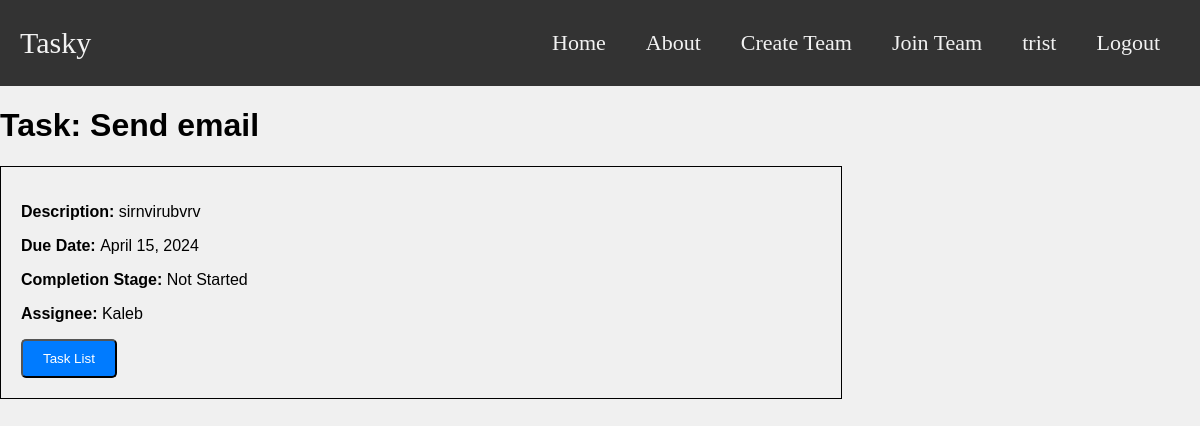
/tasks/1/ (signed in), run on the app's committed database.
### task_manager_app/models.py (models this page shows, shortened)
class Task(models.Model):
    title = models.CharField(max_length=200, blank=False)
    description = models.TextField(max_length=200, blank=False)
    due_date = models.DateField(blank=False)
    completion_stage = models.CharField(max_length=200, choices=[('Not Started', 'Not Started'),
                                                                 ('Working On', 'Working On'),
                                                                 ('Completed', 'Completed')], blank=True)
    email_sent = models.BooleanField(blank=True, default=False)
    '''
        One-to-Many Relationship
        Each Task has a ForeignKey relationship with TeamMember
        to represent the team member assigned to that task
    '''
    assignee = models.ForeignKey(TeamMember, on_delete=models.SET_NULL, null=True, related_name='tasks')

class TeamMember(models.Model):
    name = models.CharField(max_length=200)
    team = models.ForeignKey(Team, on_delete=models.CASCADE, related_name='members')
    user = models.OneToOneField(User, null=True, on_delete=models.CASCADE)
    def __str__(self):
        return self.name

### task_manager_app/views.py (the view)
# urls.py: path('tasks/<int:pk>/', views.TaskDetailView.as_view(), name = 'task-detail'),
class TaskDetailView(generic.DetailView):
    model = Task

### task_manager_app/templates/task_manager_app/task_detail.html
{% extends "task_manager_app/base_template.html" %}
{% block content %}
<h1>Task: {{ task.title }}</h1>
<div class="container-left">
    <p><strong>Description: </strong> {{ task.description }}</p>
    <p><strong>Due Date: </strong> {{ task.due_date }}</p>
    <p><strong>Completion Stage: </strong> {{ task.completion_stage }}</p>
    <p><strong>Assignee: </strong> {{ task.assignee }}</p>
    <a class="nav-link" aria-current="page" href="{% url 'task-list' %}">
        <button class="btn">Task List</button>
    </a>
</div>
{% endblock %}

### task_manager_app/templates/task_manager_app/base_template.html (shortened to what this page needs)
<!DOCTYPE html>
<html lang="en">
<head>
</head>
<body>
    <div class="navbar">
        <a class="navbar-brand" href="{% url 'index' %}">Tasky</a>
        <div class="navbar-links">
            <a class="navbar-link" href="{% url 'index' %}">Home</a>
            <a class="navbar-link" href="#">About</a>
            {% if user.is_authenticated %}
              {% if user.groups.all.0.name == 'Team Lead'%}
                <a class="navbar-link" href="{% url 'team-lead-page' %}">Team</a>
              {% elif user.groups.all.0.name == 'Team Member' %}
                <a class="navbar-link" href="{% url 'team-member-page' %}">Team</a>
              {% else %}
                <a class="navbar-link" href="{% url 'create-team-page' %}">Create Team</a>
                <a class="navbar-link" href="{% url 'join-team-page' %}">Join Team</a>
              {% endif %}
            {% endif %}
            {% if user.is_authenticated %}
              <a class="navbar-username">{{ user.username }}</a>
              <a class="navbar-link" href="{% url 'logout' %}">Logout</a>
            {% else %}
              <a class="navbar-link" href="{% url 'login' %}">Login</a>
              <a class="navbar-link" href="{% url 'register-page' %}">Register</a>
            {% endif %}
        </div>
    </div>
    <div class="col-sm-10">
        {% block content %}
        {% endblock %}
    </div>
</body>
</html>

### task_manager_app/templates/task_manager_app/base_template.html (style rules this page uses)
body { font-family: Arial, sans-serif; margin: 0; padding: 0; background-color: #f0f0f0; }
.navbar { background-color: #333; overflow: hidden; display: flex; justify-content: space-between; align-items: center; padding: 20px 20px; }
.navbar-brand { color: #f2f2f2; text-decoration: none; font-family: "Crimson Text", serif; font-size: 30px }
.navbar-links { display: flex; align-items: center; }
.navbar-link { color: #f2f2f2; text-decoration: none; padding: 10px 20px; font-family: "Crimson Text", serif; font-size: 22px; }
.navbar-username { color: #f2f2f2; text-decoration: none; padding: 10px 20px; font-family: "Crimson Text", serif; font-size: 22px; }
.container-left { max-width: 800px; margin-left: 0px; margin-bottom: 20px; border: 1px solid black; text-align: left; padding: 20px; }
.btn { display: inline-block; padding: 10px 20px; background-color: #007bff; color: #fff; text-decoration: none; border-radius: 5px; margin-right: 10px; transition: background-color 0.3s; }

### data on the page
Task: title "Send email", description "sirnvirubvrv", due_date "April 15, 2024", completion_stage "Not Started", assignee "Kaleb"

### other printed values
{{ user.username }} "trist"
